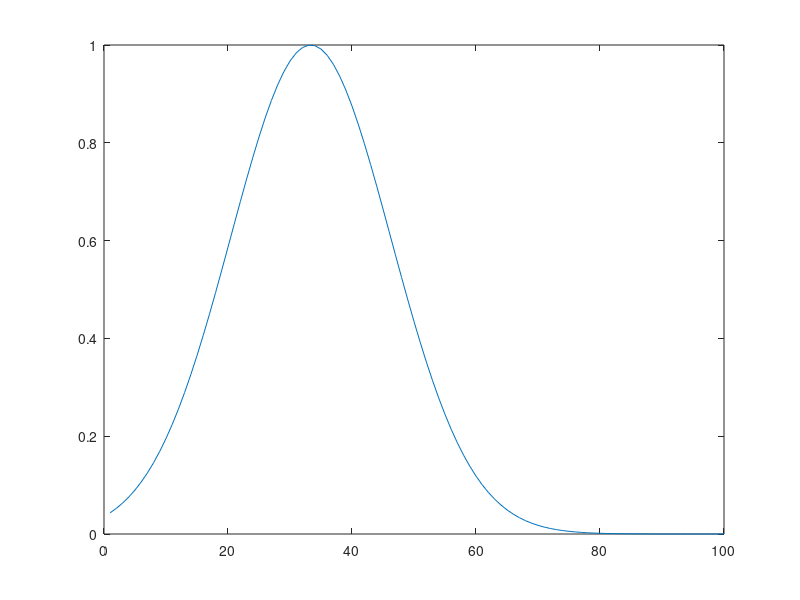

This figure's MATLAB source: (Note: this script raises an error after producing the figure.)
clear all
clc

% 	Equação de onda
% 	Bruno Bigai Cestari



%		Declaração de variáveis

L=1; 		%	comprimento da corda
v=300;		%	velocidade da onda
dx=0.01;		%	incremento de espaço
r=1;		%	não sei o que é...
d=L/30;		%	densidade da corda
x0=L/3;		%	posição inicial do pulso

dt=(r*dx)/v;
n=ceil(L/dx);

x=zeros(n);

f=zeros(n,n);
F=zeros(n^2);


%	discretização da corda
for i=1:n
	x(i)=i*dx;
end


%	estado inicial da corda
for j=1:2
	for i=1:n
		f(i,j)=exp((-(i*dx-(x0)).^2)/d);
	end
end


%	movimento

for j=2:2000
	for i=2:n-1
		f(i,j+1)=2*(1-r^2).*f(i,j)+(r^2).*(f(i+1,j)+f(i-1,j))-f(i,j-1);
	end
	
	plot(f(:,j));
	F(j-1)=getframe;
end
movie(F,4)
